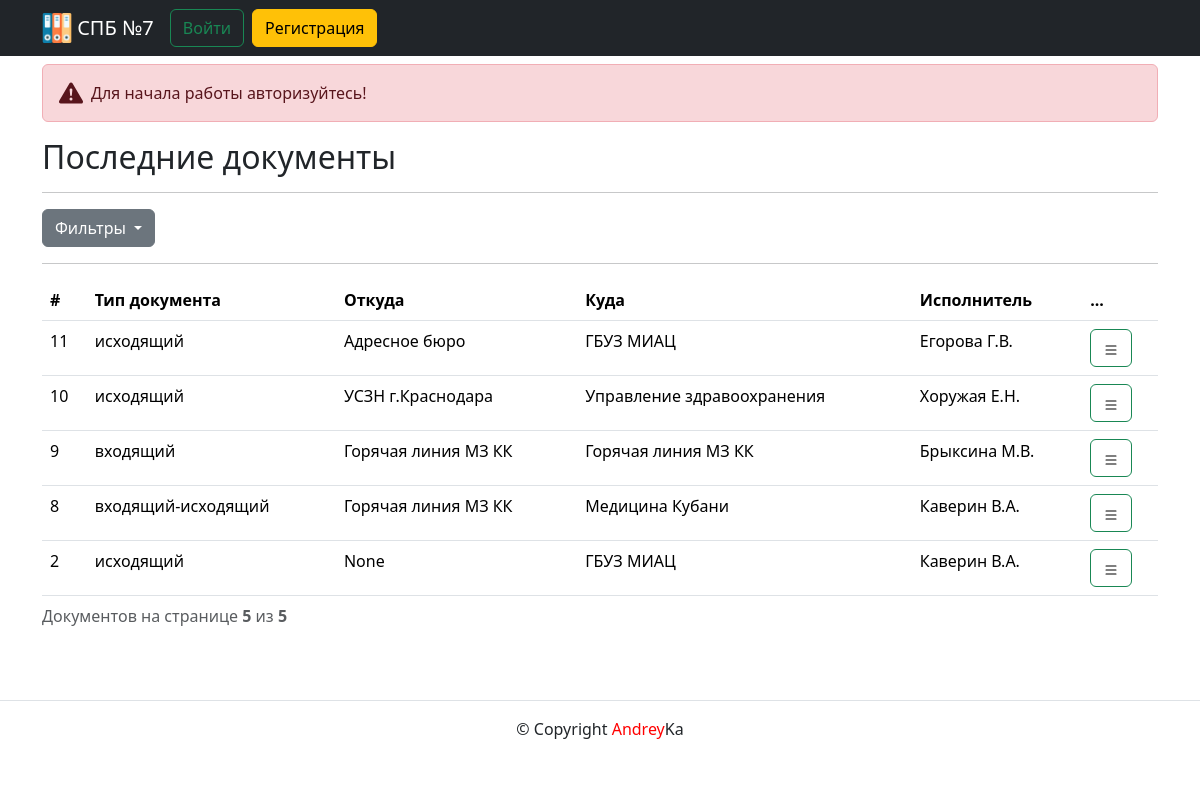
Before: / with the older database file.
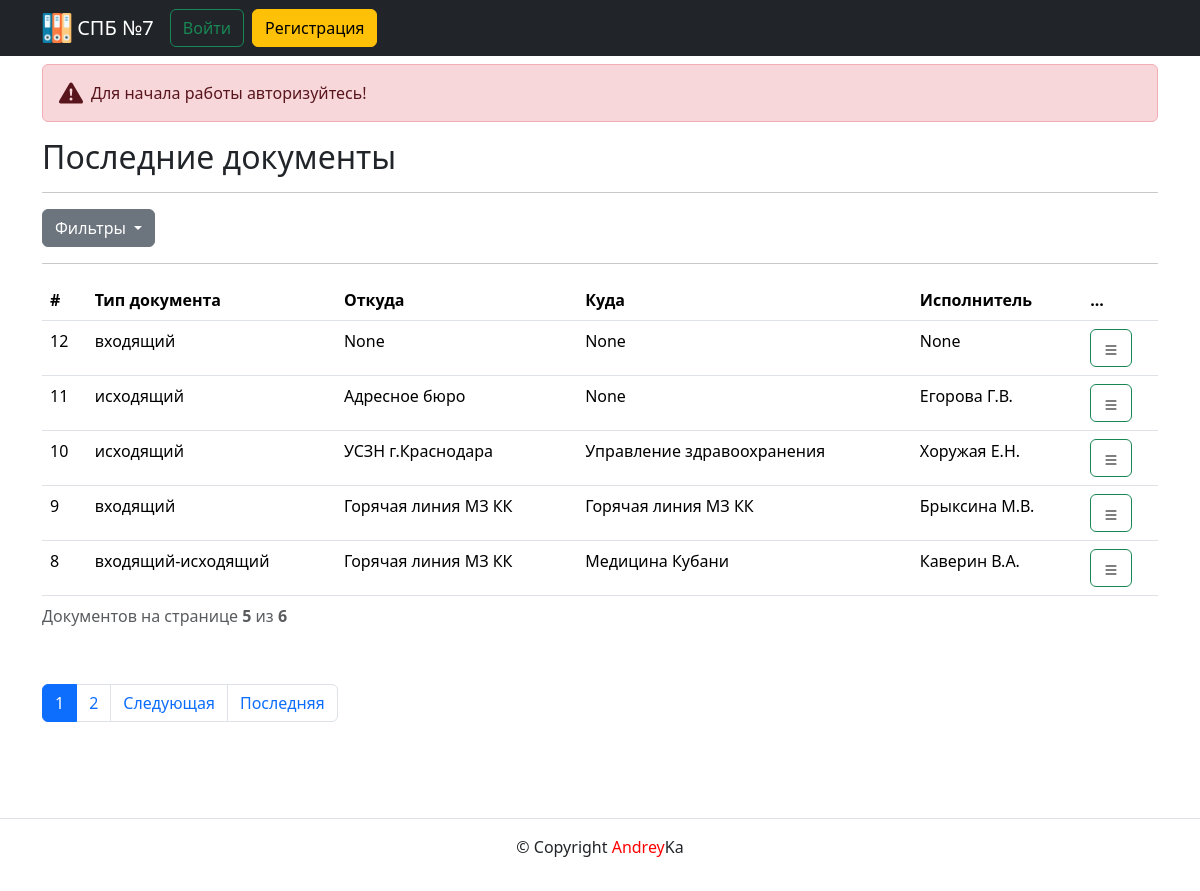
After: the same page with the newer database file.
### documents/models.py (models this page shows, shortened)
class Document(models.Model):
    INPUT_DOC = "ВХ"
    OUTPUT_DOC = "ИС"
    IN_OUT_DOC = "ВХ-ИС"
    DOCUMENT_TYPE_CHOICES = [
        (INPUT_DOC, "входящий"),
        (OUTPUT_DOC, "исходящий"),
        (IN_OUT_DOC, "входящий-исходящий"),
    ]
    doc_type = models.CharField(
        verbose_name="Тип документа",
        help_text="Укажите тип документа",
        max_length=5,
        choices=DOCUMENT_TYPE_CHOICES,
        blank=False,
    )
    from_doc = models.ForeignKey(
        Organization,
        related_name="org_from",
        on_delete=models.PROTECT,
        blank=True,
        null=True,
        verbose_name="Откуда",
    )
    where_doc = models.ForeignKey(
        Organization,
        related_name="org_where",
        on_delete=models.PROTECT,
        blank=True,
        null=True,
        verbose_name="Куда",
    )
    area = models.CharField(
        verbose_name="Участок", max_length=100, blank=True, null=True
    )
    who = models.CharField(verbose_name="Кто", max_length=100, blank=True, null=True)
    input_num = models.PositiveIntegerField(
        verbose_name="Входящий номер", blank=True, null=True
    )
    output_num = models.PositiveIntegerField(
        verbose_name="Исходящий номер", blank=True, null=True
    )
    theme = models.ForeignKey(
        Theme,
        related_name="theme_doc",
        on_delete=models.PROTECT,
        blank=True,
        null=True,
        verbose_name="Тема",
    )
    detail = models.ForeignKey(
        Detail,
        related_name="detail_doc",
        on_delete=models.PROTECT,
        blank=True,
        null=True,
        verbose_name="Детали",
    )
    given = models.ForeignKey(
        Given,
        related_name="given_doc",
        on_delete=models.PROTECT,
        blank=True,
        null=True,
        verbose_name="Передано",
    )
    file = models.FileField(
        verbose_name="Файл", upload_to="docs/%Y/%m/%d/", blank=True, null=True
    )
    size = models.PositiveIntegerField(
        verbose_name="Размер файла", blank=True, null=True
    )
    description = models.TextField(
        verbose_name="Прочее",
        help_text="Укажите прочие подробности",
        blank=True,
        null=True,
    )
    implementers = models.ForeignKey(
        Implementers,
        related_name="implementers_doc",
        on_delete=models.PROTECT,
        blank=True,
        null=True,
        verbose_name="Исполнитель",
    )
    date_input_doc = models.DateField(
        verbose_name="Дата входящего",
        help_text="Укажите дату входящего документа",
        blank=True,
        null=True,
    )
    date_output_doc = models.DateField(
        verbose_name="Дата исходящего",
        help_text="Укажите дату исходящего документа",
        blank=True,
        null=True,
    )
    author = models.ForeignKey(
        User,
        on_delete=models.SET_NULL,
        null=True,
        related_name="author_doc",
        verbose_name="Автор создания",
    )
    modified_date = models.DateTimeField(
        "Дата изменения",
        auto_now=True,
    )
    created_date = models.DateTimeField(
        "Дата публикации",
        auto_now_add=True,
    )
    class Meta:
        ordering = ["-id"]
        verbose_name = "Документ"
        verbose_name_plural = "Документы"

class Organization(models.Model):
    name = models.CharField(
        verbose_name="Название организации",
        max_length=100,
        blank=False,
    )
    def __str__(self) -> str:
        return self.name
    class Meta:
        ordering = ["name"]
        verbose_name = "Организация"
        verbose_name_plural = "Организации"

class Implementers(models.Model):
    name = models.CharField(
        verbose_name="Исполнитель", max_length=50, blank=False, null=False
    )
    def __str__(self) -> str:
        return self.name
    class Meta:
        ordering = ["name"]
        verbose_name = "Исполнитель"
        verbose_name_plural = "Исполнители"

### documents/views.py (the view, shortened to what this page needs)
# urls.py: path("", views.index, name="index"),
def index(request) -> HttpResponse:
    template = "documents/index.html"
    documents = Document.objects.select_related("from_doc", "where_doc").all()
    context = {
        "page_obj": paginator(documents, request),
        "documents_count": documents.count()
    }
    return render(request, template, context)

### core/templatetags/user_filters.py (called while the page is built)
@register.simple_tag()
def tag_themes():
    return Theme.objects.all()

@register.filter()
def strip_tags(field):
    return field.strip()

### documents/utils.py (called while the page is built)
def paginator(objects, request):
    document = Paginator(objects, settings.HOW_MANY_DOCUMENTS)
    page_number = request.GET.get("page")
    return document.get_page(page_number)

### templates/documents/index.html (shortened to what this page needs)
{% extends "base.html" %}
{% load user_filters %}
{% block content %}
  {% if user.is_authenticated %}
    <div class="alert alert-primary d-flex align-items-center mt-3" role="alert">
      <svg class="bi flex-shrink-0 me-2" width="24" height="24" role="img" aria-label="Info:"><use xlink:href="#info-fill"/></svg>
      <div>
        Вы вошли как: "{{ user.get_full_name }}"
      </div>
    </div>
  {% else %}
    <div class="alert alert-danger d-flex align-items-center mt-3" role="alert">
      <svg class="bi flex-shrink-0 me-2" width="24" height="24" role="img" aria-label="Danger:"><use xlink:href="#exclamation-triangle-fill"/></svg>
      <div>
        Для начала работы авторизуйтесь!
      </div>
    </div>
  {% endif %}
  <h2>Последние документы</h2>
  <hr/>
  {% include "documents/includes/filters.html" %}
  <hr/>
  <table class="table table-hover">
    <caption>Документов на странице <b>{{ page_obj|length }}</b> из <b>{{ documents_count }}</b></caption>
    <thead>
      <tr>
        <th scope="col">#</th>
        <th scope="col">Тип документа</th>
        <th scope="col">Откуда</th>
        <th scope="col">Куда</th>
        <th scope="col">Исполнитель</th>
        <th scope="col">...</th>
      </tr>
    </thead>
    <tbody>
      {% for document in page_obj %}
        {% include "documents/includes/show_document.html" %}
      {% endfor %}
    </tbody>
  </table>
  {% include "documents/includes/paginator.html" %}
{% endblock content %}

### templates/documents/includes/show_document.html (shortened to what this page needs)
{% load user_filters %}
<tr>
  <td>{{ document.pk }}</td>
  <td>{{ document.get_doc_type_display }}</td>
  <td>{{ document.from_doc }}</td>
  <td>{{ document.where_doc }}</td>
  <td>{{ document.implementers }}</td>
  <td>  {% include "documents/includes/document_button.html" %} </td>
</tr>

### templates/documents/includes/document_button.html (shortened to what this page needs)
{% load static %}
<div class="dropdown">
  <button type="button" class="btn btn-outline-success" id="dropdownMenuDoc" data-bs-toggle="dropdown" aria-expanded="false"><img src="{% static 'img/list.svg' %}" alt="list" width="16" height="16" /></button>
</div>

Changed rows visible on the page:
no longer on this page (row unchanged): Document: pk "2", doc_type "исходящий", from_doc "None", where_doc "ГБУЗ МИАЦ", implementers "Каверин В.А."
added Document: pk "12", doc_type "входящий", from_doc "None", where_doc "None", implementers "None"
changed Document "Адресное бюро": where_doc "ГБУЗ МИАЦ" → "None"
Other visible differences:
{{ documents_count }}: "5" → "6"
new list line: "1"
new list line: "2"
text now shown: "Следующая Последняя"
